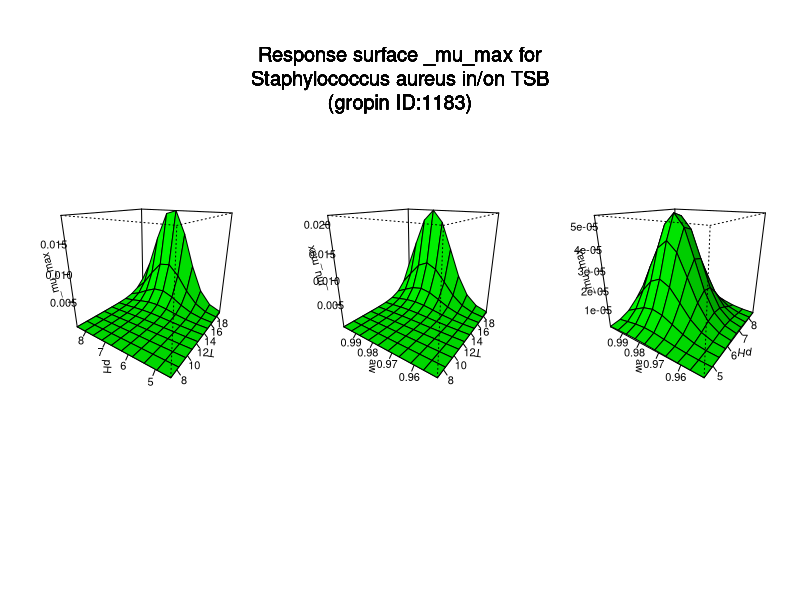

This chart was generated by the following R code:
#############################
# start of Parameter script
#############################
T <- seq(7.007,18.981018981019,length.out=10)
pH <- seq(4.5045,8.49150849150849,length.out=10)
aw <- seq(0.95095,0.998001998001998,length.out=10)
#############################
# end of Parameter script
#############################
############################# 
# start of Model script Gropin ID 1183 
#############################
 
# constant coefficients for this model
 
variables <- data.frame(T,pH,aw)
argumentsPar <- unique.data.frame(expand.grid(variables))
 
# heart of the model
response_surface <- function(T,pH,aw) {
   mumax <-exp(-4255.9+((-312.17)/T)+(1016.7/(T*T))+8620*aw+((-4387)*aw*aw)+10.334*pH+(-0.750)*pH*pH)

	return(mumax=mumax)
} 

# output parameters
responseSurface <- cbind(argumentsPar,response_surface(argumentsPar['T'],argumentsPar['pH'],argumentsPar['aw']))
colnames(responseSurface) <- c(colnames(argumentsPar),'mumax')
#############################
# End of Model script
#############################
############################# 
# start of Visualisation script Gropin ID 1183 
#############################
titleText <-'Response surface _mu_max for
Staphylococcus aureus in/on TSB
(gropin ID:1183)'
argPar1 <- unique.data.frame(expand.grid(T,pH))
argPar2 <- unique.data.frame(expand.grid(T,aw))
argPar3 <- unique.data.frame(expand.grid(pH,aw))
z1 <- matrix(unlist(response_surface(T = argPar1[1],pH = argPar1[2],aw = aw[1])),nrow=10)
z2 <- matrix(unlist(response_surface(T = argPar2[1],aw = argPar2[2],pH = pH[1])),nrow=10)
z3 <- matrix(unlist(response_surface(pH = argPar3[1],aw = argPar3[2],T = T[1])),nrow=10)
# adding precaution if response surface is zero
myZLim1 <- range(z1)
if(myZLim1[1] == myZLim1[2]) myZLim1[2] <- myZLim1[2]+1
myZLim2 <- range(z2)
if(myZLim2[1] == myZLim2[2]) myZLim2[2] <- myZLim2[2]+1
myZLim3 <- range(z3)
if(myZLim3[1] == myZLim3[2]) myZLim3[2] <- myZLim3[2]+1
if(length(T)>1 & length(pH)>1 & length(aw)>1) {
	par(mfrow = c(1,3))
	persp(T,pH,z1,col = 'green',xlab='T',ylab='pH',zlab='_mu_max',zlim=myZLim1,theta=305,phi=20,shade=0.25,ticktype = 'detailed')
	persp(T,aw,z2,col = 'green',xlab='T',ylab='aw',zlab='_mu_max',zlim=myZLim2,theta=305,phi=20,shade=0.25,ticktype = 'detailed')
	persp(pH,aw,z3,col = 'green',xlab='pH',ylab='aw',zlab='_mu_max',zlim=myZLim3,theta=305,phi=20,shade=0.25,ticktype = 'detailed')
	mtext(titleText,outer=T,  cex=1.2, line=-8.5, side=3)
} else {
		myPars <- unique.data.frame(expand.grid(T,pH,aw))
		myZ <-matrix(unlist(response_surface(myPars[,1],myPars[,2],myPars[,3])),nrow=10)
		myZLim <- range(myZ)
if(myZLim[1] == myZLim[2]) myZLim[2] <- myZLim[2]+1
	if(length(aw)==1) {
		persp(T,pH,myZ,col = 'green',xlab='T',ylab='pH',zlab='_mu_max',main=titleText,sub=paste('other variable: aw =',round(aw,digits = 2)),zlim=myZLim,theta=305,phi=20,shade=0.25,ticktype = 'detailed')
	}
	if(length(pH)==1) {
		persp(T,aw,myZ,col = 'green',xlab='T',ylab='aw',zlab='_mu_max',main=titleText,sub=paste('other variable: pH =',round(pH,digits = 2)),zlim=myZLim,theta=305,phi=20,shade=0.25,ticktype = 'detailed')
	}
	if(length(T)==1) {
		persp(pH,aw,myZ,col = 'green',xlab='pH',ylab='aw',zlab='_mu_max',main=titleText,sub=paste('other variable: T =',round(T,digits = 2)),zlim=myZLim,theta=305,phi=20,shade=0.25,ticktype = 'detailed')
	}
}
#############################
# End of Visualisation script
#############################
